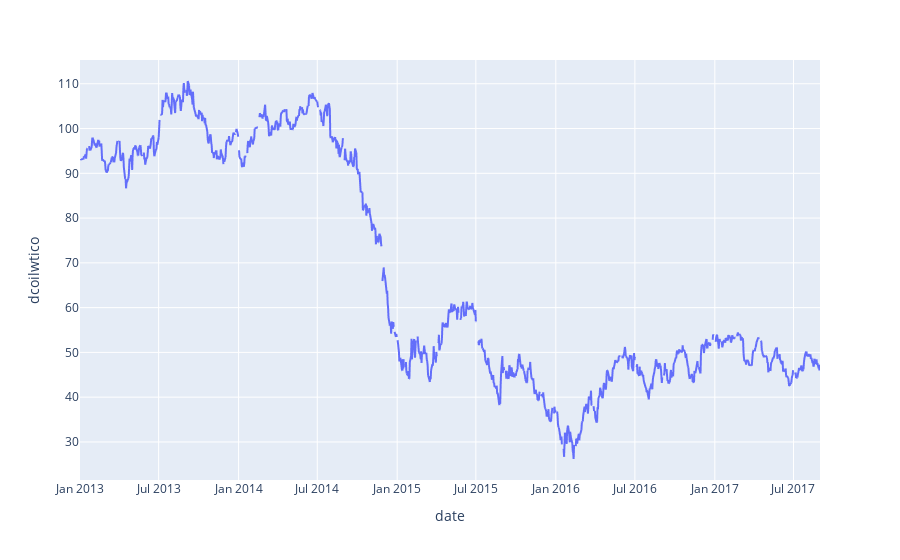

Notebook code for this chart:
### Markdown cell above
### Precio del petroleo a lo largo del tiempo

### Code cell
fig = px.line(df_oil, x='date', y='dcoilwtico')
fig.show()

### Figure 1 — Plotly figure (JSON) as saved in the notebook; plotly's stock layout.template omitted (floating-point values rounded to 4 significant figures; data arrays with more than 128 entries replaced by an {"elided": "..."} marker saying what was removed)
{"data": [{"hovertemplate": "date=%{x}<br>dcoilwtico=%{y}<extra></extra>", "legendgroup": "", "line": {"color": "#636efa", "dash": "solid"}, "marker": {"symbol": "circle"}, "mode": "lines", "name": "", "showlegend": false, "type": "scattergl", "x": {"elided": "1218 str values"}, "xaxis": "x", "y": {"elided": "1218 float values"}, "yaxis": "y"}], "layout": {"legend": {"tracegroupgap": 0}, "margin": {"t": 60}, "xaxis": {"anchor": "y", "domain": [0, 1], "title": {"text": "date"}}, "yaxis": {"anchor": "x", "domain": [0, 1], "title": {"text": "dcoilwtico"}}}}
